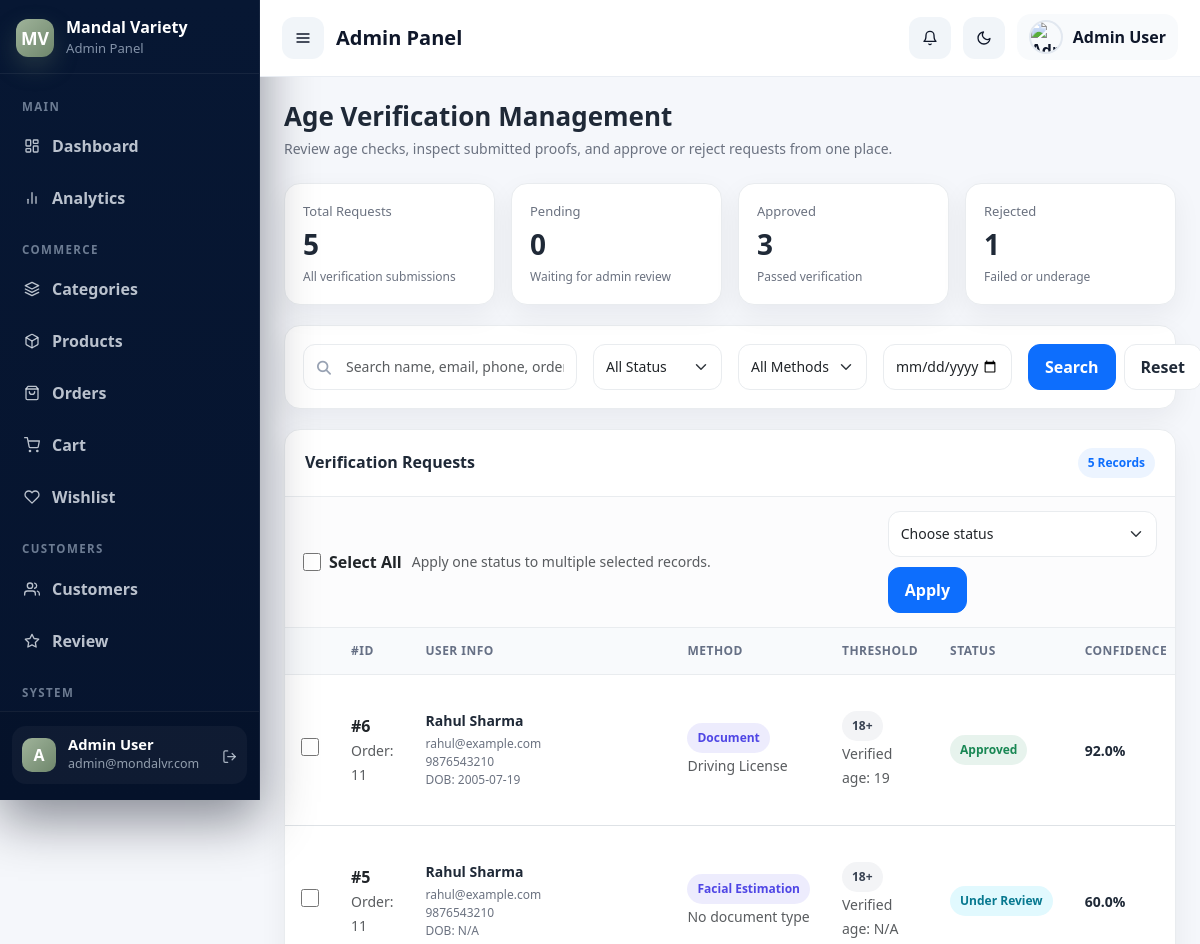
/admin/age-verify/index.php (signed in, upper part), run on an earlier commit of the app's database.
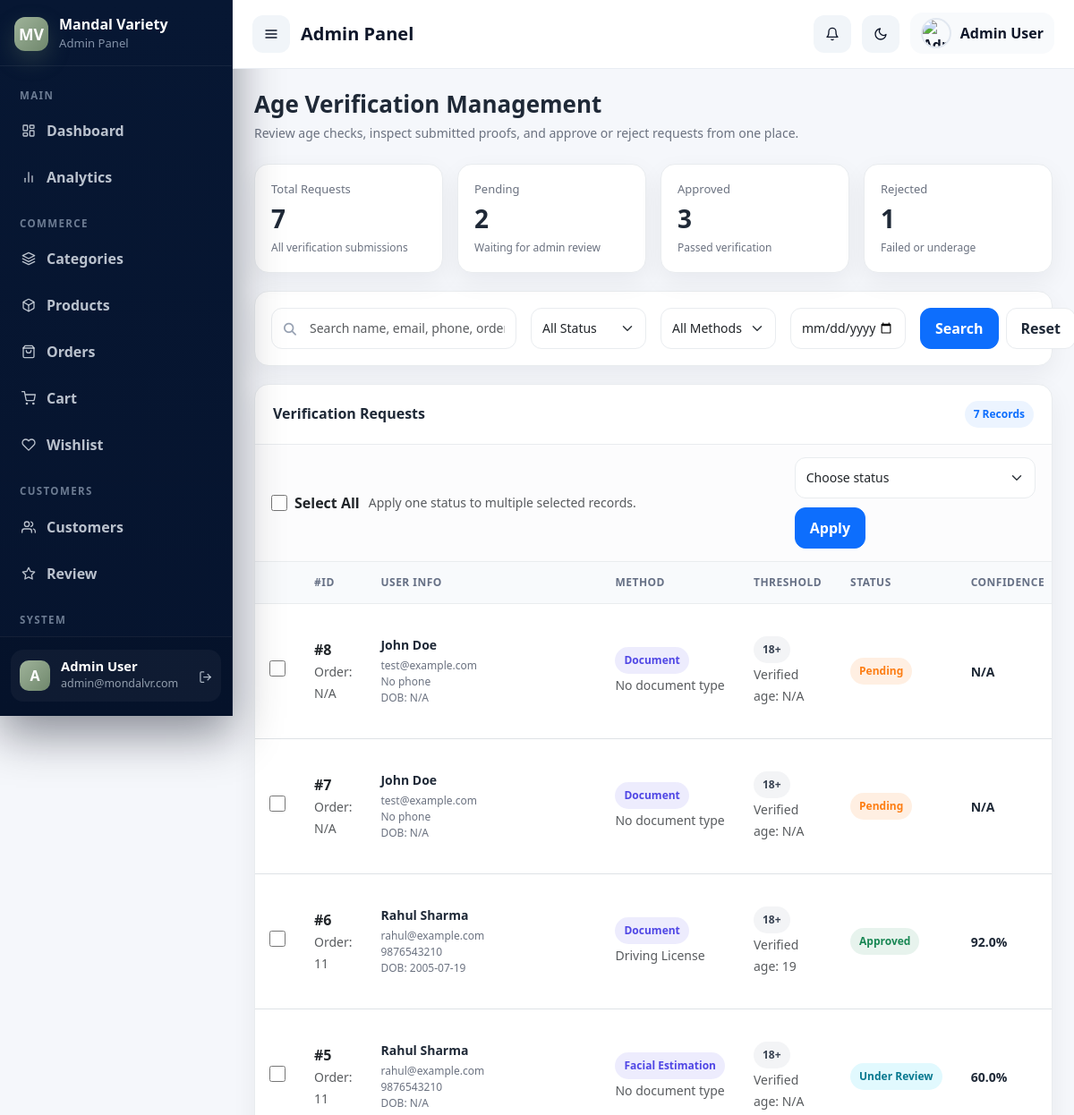
And on a later commit of the database.
### tables this page shows
CREATE TABLE `age_verifications` (
  `id` int(11) NOT NULL,
  `user_id` int(11) DEFAULT NULL,
  `order_id` varchar(100) DEFAULT NULL,
  `full_name` varchar(150) DEFAULT NULL,
  `email` varchar(150) DEFAULT NULL,
  `phone` varchar(30) DEFAULT NULL,
  `date_of_birth` date DEFAULT NULL,
  `age_threshold` int(11) DEFAULT 18,
  `verified_age` int(11) DEFAULT NULL,
  `method` enum('document','self_declaration','facial_estimation','manual_review') DEFAULT 'document',
  `document_type` varchar(100) DEFAULT NULL,
  `document_number` varchar(100) DEFAULT NULL,
  `document_front` varchar(255) DEFAULT NULL,
  `document_back` varchar(255) DEFAULT NULL,
  `selfie_image` varchar(255) DEFAULT NULL,
  `status` enum('pending','under_review','approved','rejected') DEFAULT 'pending',
  `confidence_score` decimal(5,2) DEFAULT NULL,
  `review_notes` text DEFAULT NULL,
  `created_at` timestamp NOT NULL DEFAULT current_timestamp(),
  `reviewed_at` timestamp NULL DEFAULT NULL
);

CREATE TABLE `users` (
  `id` int(11) NOT NULL,
  `name` varchar(255) NOT NULL,
  `email` varchar(255) NOT NULL,
  `phone` varchar(20) NOT NULL,
  `password` varchar(255) NOT NULL,
  `role` enum('customer','admin','delivery') DEFAULT 'customer',
  `address` text DEFAULT NULL,
  `city` varchar(100) DEFAULT NULL,
  `state` varchar(100) DEFAULT NULL,
  `country` varchar(100) DEFAULT NULL,
  `profile_image` varchar(255) DEFAULT NULL,
  `pincode` varchar(10) DEFAULT NULL,
  `is_active` tinyint(1) DEFAULT 1,
  `created_at` timestamp NOT NULL DEFAULT current_timestamp(),
  `updated_at` timestamp NOT NULL DEFAULT current_timestamp() ON UPDATE current_timestamp(),
  `otp` varchar(6) DEFAULT NULL,
  `otp_expires_at` timestamp NULL DEFAULT NULL,
  `is_verified` tinyint(1) DEFAULT 0,
  `email_verified_at` timestamp NULL DEFAULT NULL,
  `last_login` datetime DEFAULT NULL,
  `login_otp` varchar(10) DEFAULT NULL,
  `otp_expiry` datetime DEFAULT NULL
);

### admin/includes/config.php (called while the page is built, shortened)
<?php
if (!function_exists('e')) {
    function e($string) {
        return htmlspecialchars($string ?? '', ENT_QUOTES, 'UTF-8');
    }
}
?>

### admin/age-verify/index.php (the view, shortened to what the rows shown need)
<?php include '../includes/header.php'; ?>
<?php
function formatStatus($status) {
    return ucwords(str_replace('_', ' ', (string)$status));
}
function formatMethod($method) {
    return ucwords(str_replace('_', ' ', (string)$method));
}
function statusBadgeClass($status) {
    return match ((string)$status) {
        'approved'     => 'status-approved',
        'pending'      => 'status-pending',
        'rejected'     => 'status-rejected',
        'under_review' => 'status-review',
        default        => 'status-default'
    };
}
$sql = "
    SELECT
        av.id,
        av.user_id,
        av.order_id,
        av.full_name,
        av.email,
        av.phone,
        av.date_of_birth,
        av.age_threshold,
        av.verified_age,
        av.method,
        av.document_type,
        av.document_number,
        av.document_front,
        av.document_back,
        av.selfie_image,
        av.status,
        av.confidence_score,
        av.review_notes,
        av.created_at,
        av.reviewed_at,
        u.name AS user_name,
        u.email AS user_email
    FROM age_verifications av
    LEFT JOIN users u ON u.id = av.user_id
    WHERE 1
";
$params = [];
$sql .= " ORDER BY av.id DESC";
$stmt = $conn->prepare($sql);
$stmt->execute($params);
$verifications = $stmt->fetchAll(PDO::FETCH_ASSOC);
?>
<div class="w-100">
    <div class="container-fluid age-page">
        <div class="age-header">
            <div>
                <h1 class="age-title">Age Verification Management</h1>
            </div>
        </div>
        <div class="age-card">
            <form method="POST">
                <div class="table-responsive">
                    <table class="table age-table align-middle">
                        <thead>
                            <tr>
                                <th style="width:40px;"></th>
                                <th>#ID</th>
                                <th>User Info</th>
                                <th>Method</th>
                                <th>Threshold</th>
                                <th>Status</th>
                                <th>Confidence</th>
                            </tr>
                        </thead>
                        <tbody>
                            <?php if (!empty($verifications)): ?>
                                <?php foreach ($verifications as $row): ?>
                                    <tr>
                                        <td>
                                            <input type="checkbox" name="bulk_ids[]" value="<?= (int)$row['id'] ?>" class="record-checkbox age-check">
                                        </td>
                                        <td>
                                            <strong>#<?= (int)$row['id'] ?></strong><br>
                                            <small class="text-muted">Order: <?= e($row['order_id'] ?: 'N/A') ?></small>
                                        </td>
                                        <td>
                                            <div class="user-block">
                                                <div class="user-name"><?= e($row['full_name'] ?: $row['user_name'] ?: 'N/A') ?></div>
                                                <p class="user-meta"><?= e($row['email'] ?: $row['user_email'] ?: 'No email') ?></p>
                                                <p class="user-meta"><?= e($row['phone'] ?: 'No phone') ?></p>
                                                <p class="user-meta">DOB: <?= e($row['date_of_birth'] ?: 'N/A') ?></p>
                                            </div>
                                        </td>
                                        <td>
                                            <span class="pill method-pill"><?= e(formatMethod($row['method'])) ?></span><br>
                                            <small class="text-muted"><?= e($row['document_type'] ?: 'No document type') ?></small>
                                        </td>
                                        <td>
                                            <span class="pill threshold-pill"><?= (int)($row['age_threshold'] ?? 18) ?>+</span><br>
                                            <small class="text-muted">Verified age: <?= e($row['verified_age'] !== null && $row['verified_age'] !== '' ? $row['verified_age'] : 'N/A') ?></small>
                                        </td>
                                        <td>
                                            <span class="status-pill <?= e(statusBadgeClass($row['status'])) ?>">
                                                <?= e(formatStatus($row['status'])) ?>
                                            </span>
                                        </td>
                                        <td>
                                            <span class="confidence">
                                                <?= $row['confidence_score'] !== null && $row['confidence_score'] !== '' ? e(number_format((float)$row['confidence_score'], 1)) . '%' : 'N/A' ?>
                                            </span>
                                        </td>
                                    </tr>
                                <?php endforeach; ?>
                            <?php endif; ?>
                        </tbody>
                    </table>
                </div>
            </form>
        </div>
    </div>
</div>
<?php include '../includes/footer.php'; ?>

What changed in the data, as far as the page shows it:
added age_verifications: id "8", order "N/A", full_name "John Doe", user.email "test@example.com", phone "No phone", date_of_birth "N/A", method "Document", document_type "No document type", age_threshold "18", verified_age "N/A", status "Pending"
added age_verifications: id "7", order "N/A", full_name "John Doe", user.email "test@example.com", phone "No phone", date_of_birth "N/A", method "Document", document_type "No document type", age_threshold "18", verified_age "N/A", status "Pending"
Also different on the page:
$summary['total_rows']: "5" → "7"
$summary['total_pending']: "0" → "2"
count($verifications): "5" → "7"
